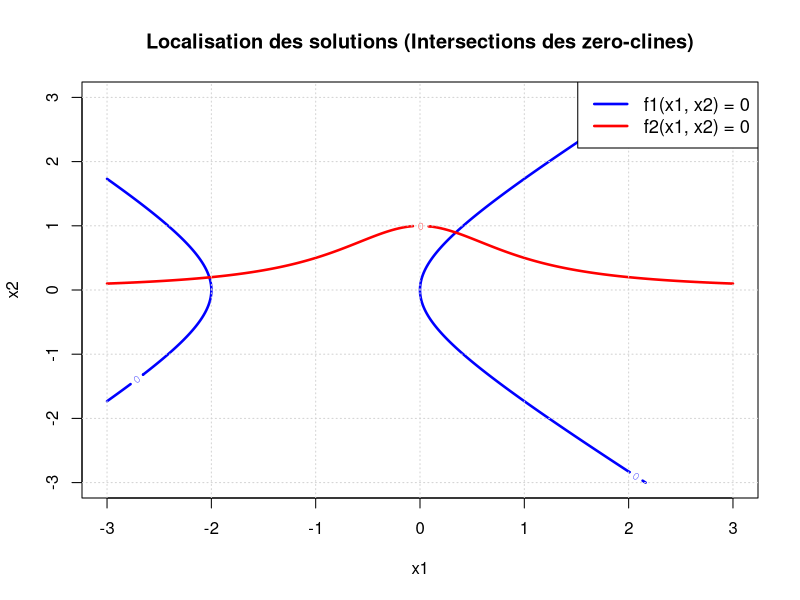
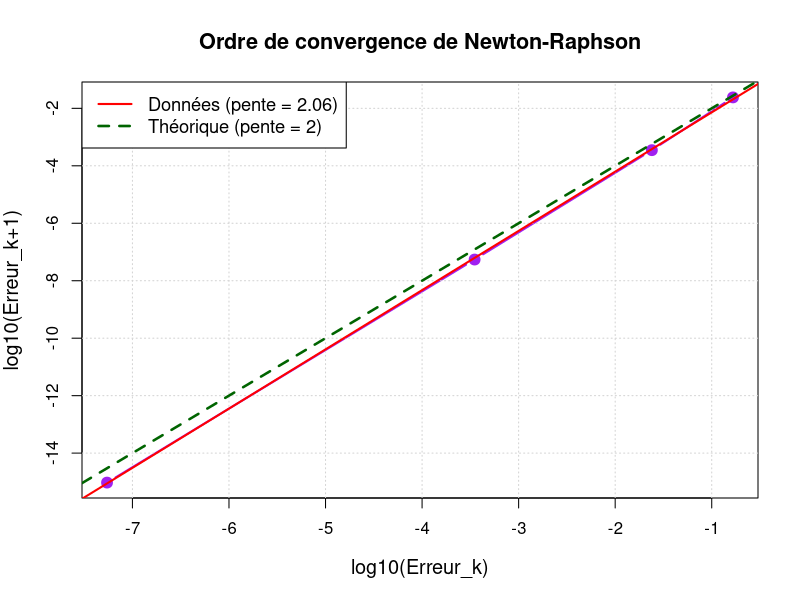
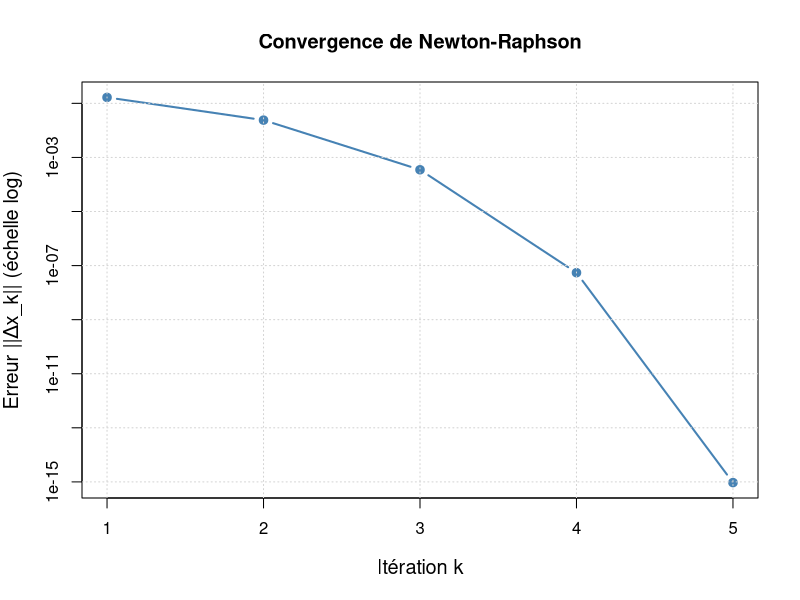

Here is the R script that generated these plots, in order:
# Exercice 4 — Newton-Raphson pour système 2D
# Résolution d'un système d'équations non-linéaires :
# f1(x1, x2) = x1² - x2² + 2x1 = 0
# f2(x1, x2) = x1² x2 + x2 - 1 = 0

# ============================================================================
# CONFIGURATION: Dossier de sortie des images
# ============================================================================
output_dir <- "TP1/Partie 2/output"
dir.create(output_dir, showWarnings = FALSE)
cat("Les images seront sauvegardées dans:", file.path(getwd(), output_dir), "\n\n")

# ============================================================================
# QUESTION i : Localisation graphique des solutions
# ============================================================================
cat("=== QUESTION i : Localisation graphique des solutions ===\n\n")

# Définition du système d'équations F(x) = 0
systeme_equations <- function(x) {
  x1 <- x[1]
  x2 <- x[2]
  eq1 <- x1^2 - x2^2 + 2*x1
  eq2 <- x1^2 * x2 + x2 - 1
  return(c(eq1, eq2))
}

# Jacobienne J(x) = [∂fi/∂xj]
jacobienne <- function(x) {
  x1 <- x[1]
  x2 <- x[2]
  
  # Calcul des dérivées partielles
  # f1 = x1² - x2² + 2x1
  df1_dx1 <- 2*x1 + 2
  df1_dx2 <- -2*x2
  
  # f2 = x1² x2 + x2 - 1
  df2_dx1 <- 2*x1*x2
  df2_dx2 <- x1^2 + 1
  
  # Construction de la matrice jacobienne
  J <- matrix(c(df1_dx1, df1_dx2, 
                df2_dx1, df2_dx2), nrow = 2, byrow = TRUE)
  return(J)
}

# Grille pour la visualisation
x1_vals <- seq(-3, 3, length.out = 400)
x2_vals <- seq(-3, 3, length.out = 400)

# Calcul des courbes de niveau (zéro-clines)
z1 <- outer(x1_vals, x2_vals, function(a, b) a^2 - b^2 + 2*a)
z2 <- outer(x1_vals, x2_vals, function(a, b) a^2 * b + b - 1)

# Tracé des courbes de niveau zéro (intersections = solutions)
png(file.path(output_dir, "Ex4_Localisation_solutions.png"), width = 900, height = 700)
contour(x1_vals, x2_vals, z1, levels = 0, col = "blue", lwd = 2.5, 
        main = "Localisation des solutions (Intersections des zero-clines)",
        xlab = "x1", ylab = "x2", cex.main = 1.2)
contour(x1_vals, x2_vals, z2, levels = 0, col = "red", lwd = 2.5, add = TRUE)
grid()
legend("topright", legend = c("f1(x1, x2) = 0", "f2(x1, x2) = 0"), 
       col = c("blue", "red"), lty = 1, lwd = 2.5, cex = 1.1)
dev.off()

cat("Observation graphique :\n")
cat("- Une solution visible proche de (x₁, x₂) ≈ (0.3, 0.9)\n")
cat("- Cette intersection servira de point de départ X₀ pour Newton-Raphson\n\n")

# Point initial choisi d'après le graphique
x0_guess <- c(0.5, 1.0)
cat(sprintf("Point initial choisi : X₀ = (%.1f, %.1f)\n\n", x0_guess[1], x0_guess[2]))

# ============================================================================
# QUESTION ii : Algorithme de Newton-Raphson multi-dimensionnel
# ============================================================================
cat("=== QUESTION ii : Méthode de Newton-Raphson ===\n\n")

# Implémentation de la méthode de Newton pour systèmes
newton_raphson_systeme <- function(x0, tol = 1e-14, max_iter = 20) {
  x <- x0
  errors <- numeric(max_iter)
  iterations <- vector("list", max_iter + 1)
  iterations[[1]] <- x
  
  cat(sprintf("%-6s | %-12s | %-12s | %-14s\n", "Iter", "x1", "x2", "Erreur (norme)"))
  cat(strrep("-", 60), "\n")
  
  for (k in 1:max_iter) {
    # Évaluation de F(x_k)
    F_val <- systeme_equations(x)
    
    # Évaluation de J(x_k)
    J_val <- jacobienne(x)
    
    # Résolution du système linéaire : J(x_k) · Δx = -F(x_k)
    # Plus stable numériquement que d'inverser J explicitement
    delta <- solve(J_val, -F_val)
    
    # Mise à jour : x_{k+1} = x_k + Δx
    x_new <- x + delta
    
    # Calcul de l'erreur (norme euclidienne du pas)
    err <- sqrt(sum(delta^2))
    errors[k] <- err
    iterations[[k + 1]] <- x_new
    
    cat(sprintf("%4d   | %12.8f | %12.8f | %.4e\n", k, x[1], x[2], err))
    
    # Test de convergence
    if (err < tol) {
      errors <- errors[1:k]
      iterations <- iterations[1:(k + 1)]
      cat("\n✓ Convergence atteinte après", k, "itérations\n")
      break
    }
    
    x <- x_new
  }
  
  return(list(solution = x, errors = errors, iterations = iterations))
}

# Résolution du système
resultat <- newton_raphson_systeme(x0_guess)

cat("\n--- SOLUTION FINALE ---\n")
cat(sprintf("x₁ = %.15f\n", resultat$solution[1]))
cat(sprintf("x₂ = %.15f\n", resultat$solution[2]))

# Vérification : évaluation de F à la solution
F_final <- systeme_equations(resultat$solution)
cat(sprintf("\nVérification : ||F(x*)|| = %.4e\n", sqrt(sum(F_final^2))))

# ============================================================================
# Analyse de l'ordre de convergence
# ============================================================================
cat("\n=== Analyse de l'ordre de convergence ===\n\n")

err <- resultat$errors
n <- length(err)

if (n > 2) {
  # Pour vérifier l'ordre quadratique : log(e_{k+1}) vs log(e_k) doit avoir pente ≈ 2
  log_err_curr <- log10(err[1:(n - 1)])
  log_err_next <- log10(err[2:n])
  
  # Estimation de la pente par régression linéaire
  if (length(log_err_curr) > 1) {
    fit <- lm(log_err_next ~ log_err_curr)
    pente <- coef(fit)[2]
    cat(sprintf("Pente estimée (ordre de convergence) : %.3f\n", pente))
    cat("Théorique pour Newton : 2.0 (convergence quadratique)\n\n")
  }
  
  # Graphique log-log
  png(file.path(output_dir, "Ex4_Ordre_convergence.png"), width = 900, height = 700)
  plot(log_err_curr, log_err_next, type = "b", col = "purple", pch = 19, lwd = 2,
       cex = 1.3, cex.lab = 1.2, cex.main = 1.3,
       main = "Ordre de convergence de Newton-Raphson",
       xlab = "log10(Erreur_k)", ylab = "log10(Erreur_k+1)")
  grid()
  
  # Droite théorique de pente 2 (convergence quadratique)
  abline(a = 0, b = 2, col = "darkgreen", lty = 2, lwd = 2.5)
  
  # Droite de régression
  if (exists("fit")) {
    abline(fit, col = "red", lty = 1, lwd = 2)
    legend("topleft", 
           legend = c(sprintf("Données (pente = %.2f)", pente), 
                      "Théorique (pente = 2)"),
           col = c("red", "darkgreen"), 
           lty = c(1, 2), lwd = c(2, 2.5), cex = 1.1)
  } else {
    legend("topleft", legend = "Théorique (pente = 2)",
           col = "darkgreen", lty = 2, lwd = 2.5, cex = 1.1)
  }
  dev.off()
}

# ============================================================================
# Graphique de l'évolution de l'erreur
# ============================================================================
png(file.path(output_dir, "Ex4_Evolution_erreur.png"), width = 900, height = 600)
plot(1:length(err), err, type = "b", col = "steelblue", pch = 19, lwd = 2,
     log = "y", xlab = "Itération k", ylab = "Erreur ||Δx_k|| (échelle log)",
     main = "Convergence de Newton-Raphson", cex.lab = 1.2)
grid()
dev.off()

cat("\n✓ Ex4 terminé : figures enregistrées dans le dossier 'output'.\n")
cat("\nInterprétation :\n")
cat("- La convergence est très rapide (erreur divisée par ~100 à chaque itération)\n")
cat("- Le graphique log-log montre une pente proche de 2 → convergence QUADRATIQUE\n")
cat("- Cela signifie que le nombre de décimales exactes double à chaque itération\n")
